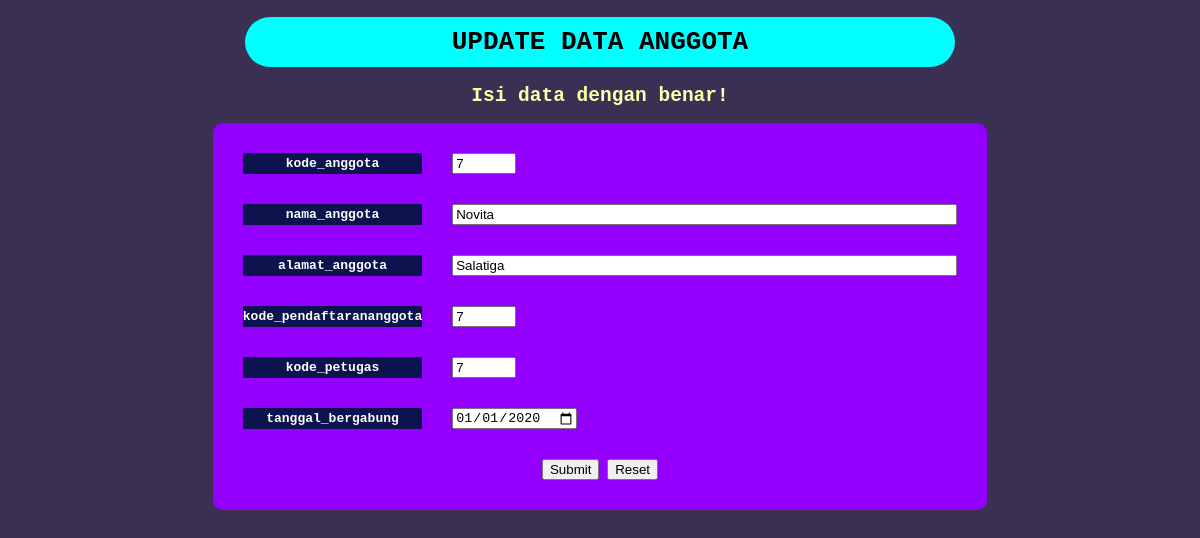
Screenshot of /Updatemasterdata_anggota.php?id=7 with the database file from the repository.
### tables this page shows
CREATE TABLE `masterdata_anggota` (
  `kode_anggota` int(11) NOT NULL,
  `nama_anggota` varchar(20) NOT NULL,
  `alamat_anggota` varchar(20) DEFAULT NULL,
  `kode_pendaftarananggota` int(11) NOT NULL,
  `kode_petugas` int(11) NOT NULL,
  `tanggal_bergabung` date NOT NULL
);

### Updatemasterdata_anggota.php (the view, shortened to what this page needs)
<!DOCTYPE html>
<html lang="en">
<head>
    <link rel="stylesheet" href="gaya form.css">
</head>
<body>
    <?php
    include 'koneksi.php';
    $id = $_GET['id'];
    $sql =  "SELECT * FROM masterdata_anggota WHERE kode_anggota = '$id'";
    $exe = mysqli_query($koneksi, $sql);
    $data = mysqli_fetch_array($exe);
    ?>
    <form name="up_anggota" method="POST" action="saveup_anggotamd.php">
    <center>
    <h1>UPDATE DATA ANGGOTA</h1>
    <h2>Isi data dengan benar!</h2>
    <table width="40%" cellspacing="30" cellpadding="0">
        <tr>
            <th>kode_anggota</th>
            <td><input type="number" name="kode_anggota" value="<?= $data['kode_anggota'] ?>" min="1" max="100" size=60></td>
        </tr>
        <tr>
            <th>nama_anggota</th>
            <td><input type="text" name="nama_anggota" value="<?= $data['nama_anggota'] ?>" size="60"></td>
        </tr>
        <tr>
            <th>alamat_anggota</th>
            <td><input type="text" name="alamat_anggota" value="<?= $data['alamat_anggota'] ?>" size=60></td>
        </tr>
        <tr>
            <th>kode_pendaftarananggota</th>
            <td><input type="number" name="kode_pendaftarananggota" value="<?= $data['kode_pendaftarananggota'] ?>" min="1" max="100" size=60></td>
        </tr>
        <tr>
            <th>kode_petugas</th>
            <td><input type="number" name="kode_petugas" value="<?= $data['kode_petugas'] ?>" min="1" max="100" size=60></td>
        </tr>
        <tr>
            <th>tanggal_bergabung</th>
            <td><input type="date" name="tanggal_bergabung" value="<?= $data['tanggal_bergabung'] ?>" size="60"></td>
        </tr>
        <tr>
            <td colspan="2"><center><input type="submit" name="Submit" value="Submit">
            <input type="reset" name="reset" value="Reset"></center></td>
        </tr>
    </table>
    <p>&nbsp; </p>
    </center>
    </form>
</body>
</html>

### gaya form.css (style rules this page uses)
body { font-family: monospace; background-color: #393053; }
h1 { background-color: aqua; color: black; text-align: center; text-size-adjust: 9; padding-top: 10px; padding-bottom: 10px; margin-left: 20%; margin-right: 20%; border-color: #ffffff; border-radius: 500px; }
h2 { color: #FEFFAC; }
table { color: #ffffff; background-color: #9400FF; border-radius: 10px; }
th { background-color: #0C134F; }

### rows the page displays
masterdata_anggota: kode_anggota "7", nama_anggota "Novita", alamat_anggota "Salatiga", kode_pendaftarananggota "7", kode_petugas "7", tanggal_bergabung "01/01/2020"
